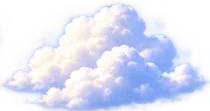
#> input picture hq/assets/deco-cloud.webp, 210 x 111 px
$ python prep_print.py ../../hq/assets/deco-cloud.webp out.png
#> lines starting #> are read from the running program, lines starting #| are printed output that depends on the picture; after the words box and inside, x2 and y2 are one past the last pixel; in counts of white or black regions, pixels touching at a corner belong together
#!/usr/bin/env python3
"""Elsewhere Supply Co.: turn a generated artwork image into a Printify-ready print file.

    python3 prep_print.py in.png out.png --width-in 11 [--bg auto|none|#hex] [--tolerance 38]

1. Knocks out the flat background the art was generated on (prompts ask for a plain solid color).
   It flood-fills from the image border only, so the same color inside the art (a black outline,
   white teeth) stays. --bg none keeps everything (art meant to print as a full rectangle).
2. Trims to the artwork and pads it a little.
3. Scales to the print width at 300 DPI with Lanczos and writes an RGBA PNG.
Prints JSON: size in px and inches, effective source DPI (what the original pixels really give at that
width), and warnings. Under 150 effective DPI the print will look soft: generate at a higher resolution.
"""
import argparse
import json
from collections import deque

import numpy as np
from PIL import Image

ap = argparse.ArgumentParser()
ap.add_argument('src')
ap.add_argument('dst')
ap.add_argument('--width-in', type=float, default=11.0)
ap.add_argument('--bg', default='auto')
ap.add_argument('--tolerance', type=float, default=38.0)
a = ap.parse_args()

im = Image.open(a.src).convert('RGBA')
#> im is the input picture: PIL image 210x111 RGBA; mean R, G, B, A 191.5, 198, 227.1, 144.6
px = np.asarray(im).astype(np.int16)
h, w = px.shape[:2]
#> h = 111; w = 210
warnings = []

if a.bg != 'none':
    if a.bg == 'auto':
        border = np.concatenate([px[0, :, :3], px[-1, :, :3], px[:, 0, :3], px[:, -1, :3]])
#> border = 642 rows, first 8: [105, 102, 108], [105, 102, 108], [104, 103, 106], [105, 102, 108], [108, 101, 115], [111, 100, 115], [113, 100, 109], [111, 101, 107]
        bg = np.median(border, axis=0)
#> bg = [181, 180, 217]
        spread = np.abs(border - bg).max(axis=1)
#> spread = 642 values, max 217 at index 208, min 5 at index 279, mean 76.27
        if (spread > a.tolerance).mean() > 0.2:
            warnings.append('Background is not one flat color; knock-out may be rough. Regenerate on a plain solid background.')
    else:
        hx = a.bg.lstrip('#')
        bg = np.array([int(hx[i:i + 2], 16) for i in (0, 2, 4)])
    near = np.sqrt(((px[:, :, :3] - bg) ** 2).sum(axis=2)) <= a.tolerance
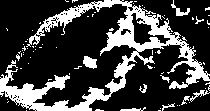
#> near: shape (111, 210) bool; 25.3% white; 74 white regions (64 under 20 px), largest, box (x1, y1, x2, y2) and area: (0, 0, 210, 111) 5180, (83, 56, 97, 69) 127, (171, 0, 190, 16) 90
    # Flood fill from the border through background-colored pixels only.
    seen = np.zeros((h, w), bool)
    q = deque()
    for x in range(w):
        for y in (0, h - 1):
            if near[y, x] and not seen[y, x]:
                seen[y, x] = True; q.append((y, x))
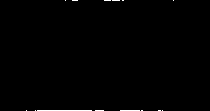
#> seen: shape (111, 210) bool; 0.5% white in thin lines or dots, all inside (x1, y1, x2, y2) = (26, 0, 174, 111)
    for y in range(h):
        for x in (0, w - 1):
            if near[y, x] and not seen[y, x]:
                seen[y, x] = True; q.append((y, x))
#> seen: shape (111, 210) bool; 0.65% white in thin lines or dots
    while q:
        y, x = q.popleft()
        for ny, nx in ((y - 1, x), (y + 1, x), (y, x - 1), (y, x + 1)):
            if 0 <= ny < h and 0 <= nx < w and near[ny, nx] and not seen[ny, nx]:
                seen[ny, nx] = True; q.append((ny, nx))
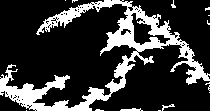
#> seen: shape (111, 210) bool; 21.7% white; 15 white regions (12 under 20 px), largest, box (x1, y1, x2, y2) and area: (0, 0, 210, 111) 4900, (120, 108, 143, 111) 47, (162, 104, 175, 111) 31
    out = np.asarray(im).copy()
    out[seen, 3] = 0
    # Soften the cut edge: pixels touching the knocked-out area that are close to the background color
    # get partial transparency, so no halo of background color prints around the art.
    dist = np.sqrt(((px[:, :, :3] - bg) ** 2).sum(axis=2))
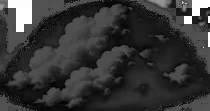
#> dist: shape (111, 210) float64; min 3.32, max 335, mean 73.8; drawn with min black and max white
    edge = np.zeros((h, w), bool)
    edge[1:, :] |= seen[:-1, :]; edge[:-1, :] |= seen[1:, :]; edge[:, 1:] |= seen[:, :-1]; edge[:, :-1] |= seen[:, 1:]
#> after `edge[1:, :] |= seen[:-1, :]`: edge: shape (111, 210) bool; 21.3% white; 13 white regions (10 under 20 px), largest, box (x1, y1, x2, y2) and area: (0, 1, 210, 111) 4844, (162, 105, 175, 111) 30, (121, 109, 141, 111) 25
#> after `edge[:, :-1] |= seen[:, 1:]`: edge: shape (111, 210) bool; 29.5% white; 10 white regions (2 under 20 px), largest, box (x1, y1, x2, y2) and area: (0, 0, 210, 111) 6596, (119, 107, 144, 111) 74, (157, 103, 176, 111) 73
    edge &= ~seen
    soft = edge & (dist < a.tolerance * 2.5)
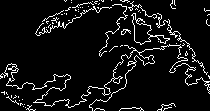
#> soft: shape (111, 210) bool; 7.6% white in thin lines or dots
    out[soft, 3] = (np.clip(dist[soft] / (a.tolerance * 2.5), 0, 1) * 255).astype(np.uint8)
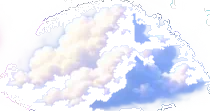
#> out: shape (111, 210, 4); mean R, G, B, A 191.5, 198, 227.1, 111.7; transparent parts drawn white
    im = Image.fromarray(out, 'RGBA')

box = im.getchannel('A').point(lambda v: 255 if v > 8 else 0).getbbox()
#> box = (0, 0, 210, 111)
if not box:
    raise SystemExit('Nothing left after removing the background.')
im = im.crop(box)
pad = max(4, int(max(im.size) * 0.01))
#> pad = 4
canvas = Image.new('RGBA', (im.width + 2 * pad, im.height + 2 * pad), (0, 0, 0, 0))
#> canvas: PIL image 218x119 RGBA; every value is 0
canvas.alpha_composite(im, (pad, pad))
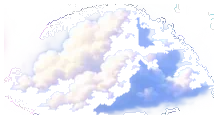
#> canvas: PIL image 218x119 RGBA; mean R, G, B, A 123.9, 126.9, 144.4, 100.4; transparent parts drawn white
src_w = canvas.width
#> src_w = 218
target_w = int(round(a.width_in * 300))
target_h = int(round(canvas.height * target_w / canvas.width))
#> target_h = 1801
final = canvas.resize((target_w, target_h), Image.LANCZOS)
final.save(a.dst, dpi=(300, 300), optimize=True)
eff = round(src_w / a.width_in)
#> eff = 20
if eff < 150:
    warnings.append(f'Only {eff} real DPI at {a.width_in} in wide: it will print soft. Use a 4K or vector model, or print smaller.')
print(json.dumps({'file': a.dst, 'px': [target_w, target_h], 'inches': [a.width_in, round(target_h / 300, 2)], 'source_dpi': eff, 'warnings': warnings}))
#> (printed output is left out)
